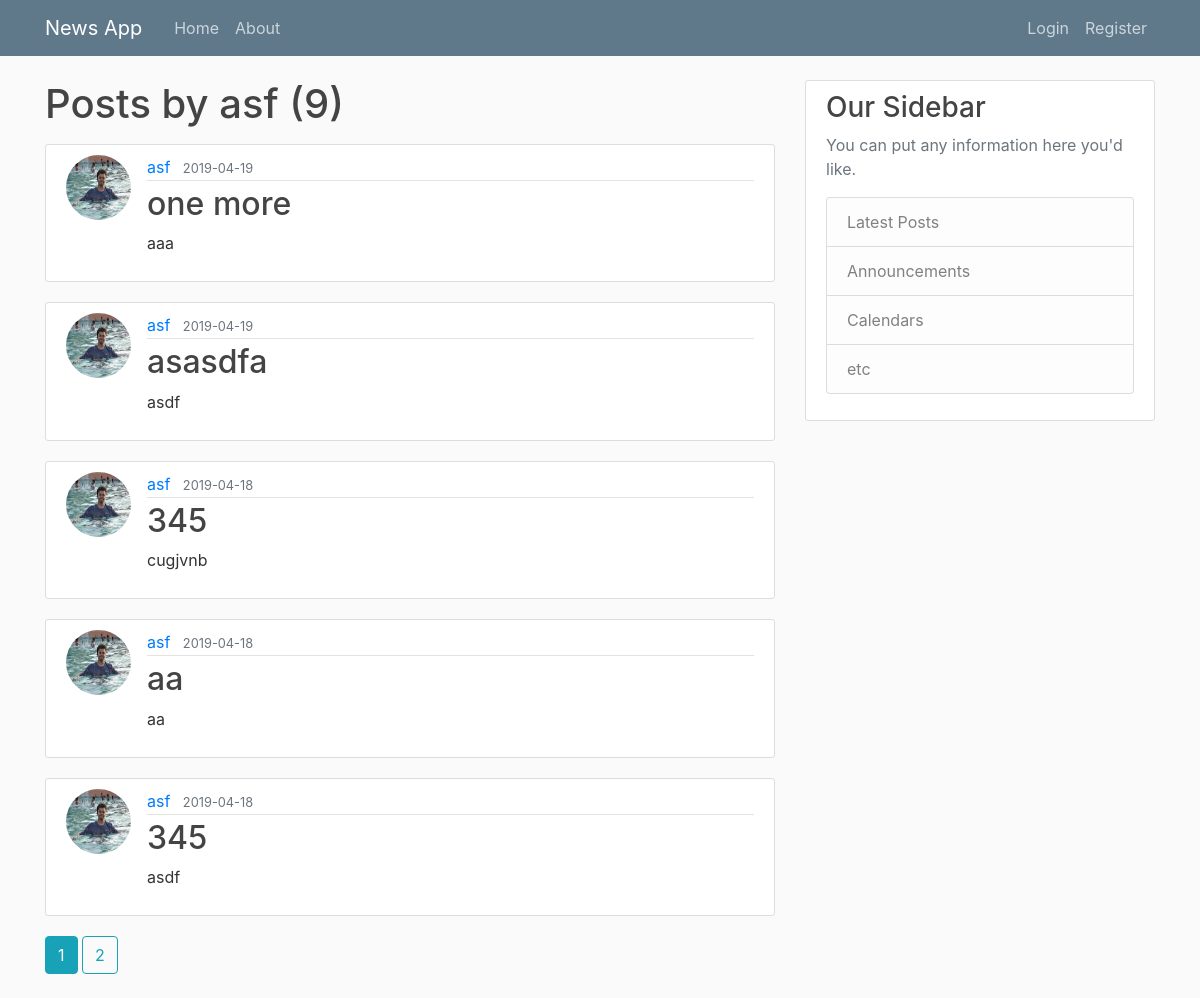
Screenshot of /user/asf with the database file from the repository.
### flaskblog/models.py (models this page shows, shortened)
class User(db.Model, UserMixin):
    id = db.Column(db.Integer, primary_key=True)
    username = db.Column(db.String(20), unique=True, nullable=False)
    email = db.Column(db.String(120), unique=True, nullable=False)
    image_file = db.Column(db.String(20), nullable=False,
                           default='default.jpg')
    password = db.Column(db.String(60), nullable=False)
    posts = db.relationship('Post', backref='author', lazy=True)

class Post(db.Model):
    id = db.Column(db.Integer, primary_key=True)
    title = db.Column(db.String(100), nullable=False)
    date_posted = db.Column(db.DateTime, nullable=False,
                            default=datetime.utcnow)
    content = db.Column(db.Text, nullable=False)
    user_id = db.Column(db.Integer, db.ForeignKey('user.id'), nullable=False)
    image_file = db.Column(db.String(20), nullable=False,
                           default='default1.jpg')

### flaskblog/users/routes.py (the view)
@users.route("/user/<string:username>")
def user_posts(username):
    page = request.args.get('page', 1, type=int)
    user = User.query.filter_by(username=username).first_or_404()
    posts = Post.query.filter_by(author=user)\
        .order_by(Post.date_posted.desc())\
        .paginate(page=page, per_page=5)
    return render_template('user_posts.html', posts=posts, user=user)

### flaskblog/templates/user_posts.html
{% extends "layout.html" %} {% block content %}
<h1 class="mb-3">Posts by {{ user.username }} ({{ posts.total }})</h1>
{% for post in posts.items %}
<article class="media content-section">
  <img
    src="{{ url_for('static',filename='profile_pics/' + post.author.image_file) }}"
    alt=""
    class="rounded-circle article-img"
  />
  <div class="media-body">
    <div class="article-metadata">
      <a
        class="mr-2"
        href="{{ url_for('users.user_posts', username=post.author.username) }}"
        >{{ post.author.username }}</a
      >
      <small class="text-muted">{{
        post.date_posted.strftime("%Y-%m-%d")
      }}</small>
    </div>
    <h2>
      <a class="article-title" href="{{ url_for('posts.post',post_id=post.id) }}">{{
        post.title
      }}</a>
    </h2>
    <p class="article-content">{{ post.content }}</p>
  </div>
</article>
{% endfor %} {% for page_num in posts.iter_pages(left_edge=1, right_edge=1,
left_current=1, right_current=2) %} {% if page_num %} {% if posts.page ==
page_num %}
<a
  class="btn btn-info mb-4"
  href="{{ url_for('users.user_posts', username=user.username, page=page_num)}}"
  >{{ page_num }}</a
>
{% else %}
<a
  class="btn btn-outline-info mb-4"
  href="{{ url_for('posts.user_posts', username=user.username, page=page_num)}}"
  >{{ page_num }}</a
>
{% endif %} {% else %} ... {% endif %} {% endfor %} {% endblock content %}

### flaskblog/static/main.css (style rules this page uses)
body { background: #fafafa; color: #333333; margin-top: 5rem; }
h1, h2, h3, h4, h5, h6 { color: #444444; }
.content-section { background: #ffffff; padding: 10px 20px; border: 1px solid #dddddd; border-radius: 3px; margin-bottom: 20px; }
.article-title { color: #444444; }
.article-content { white-space: pre-line; }
.article-img { height: 65px; width: 65px; margin-right: 16px; }
.article-metadata { padding-bottom: 1px; margin-bottom: 4px; border-bottom: 1px solid #e3e3e3 }

### rows the page displays
User: username "asf"
Post: image_file (picture), author.username "asf", date_posted "2019-04-19", title "one more", content "aaa"
Post: image_file (picture), author.username "asf", date_posted "2019-04-19", title "asasdfa", content "asdf"
Post: image_file (picture), author.username "asf", date_posted "2019-04-18", title "345", content "cugjvnb"
Post: image_file (picture), author.username "asf", date_posted "2019-04-18", title "aa", content "aa"
Post: image_file (picture), author.username "asf", date_posted "2019-04-18", title "345", content "asdf"

### other values shown
{{ posts.total }} "9"
{{ page_num }} "1"
{{ page_num }} "2"
